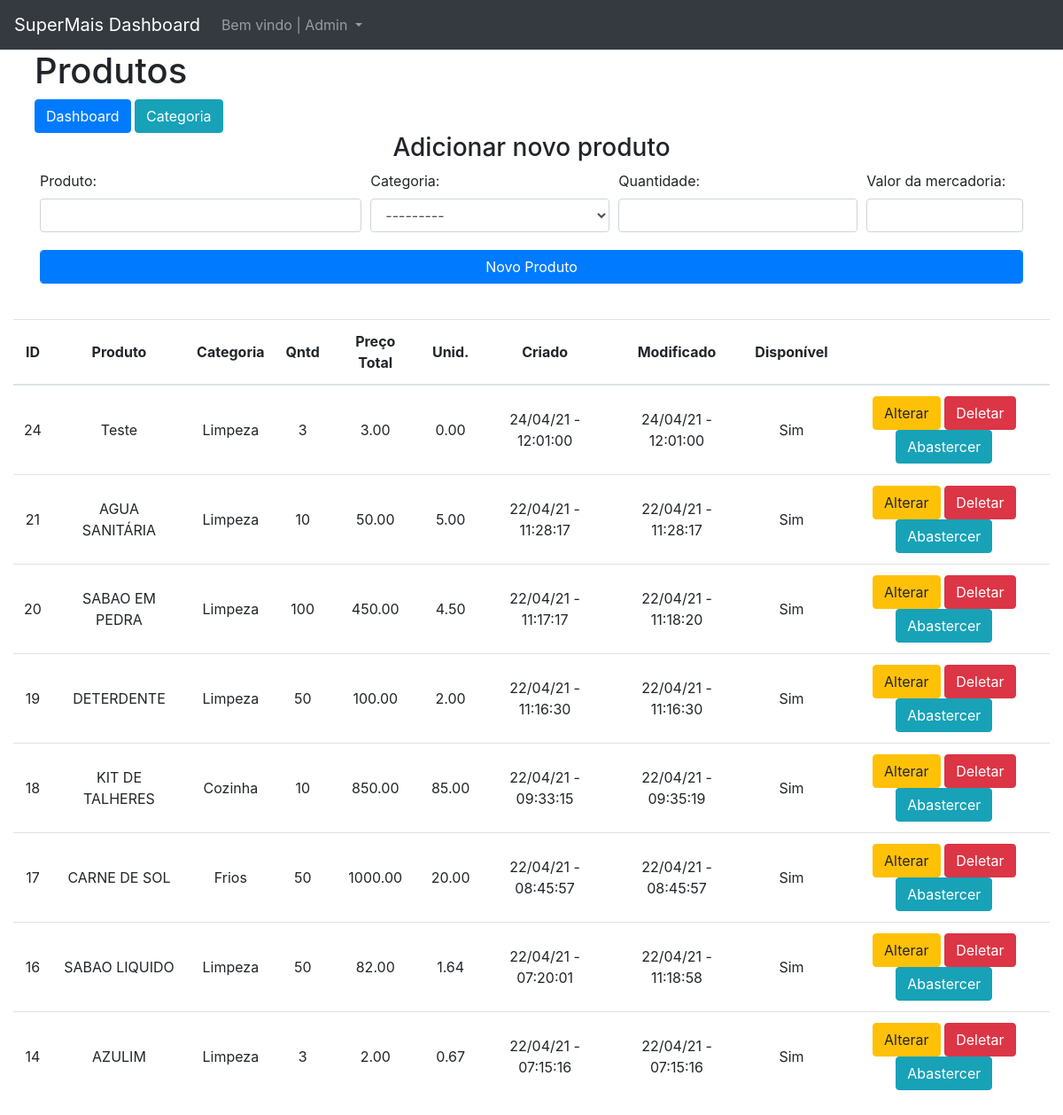
Page /dashboard/produtos/ on the earlier database version.
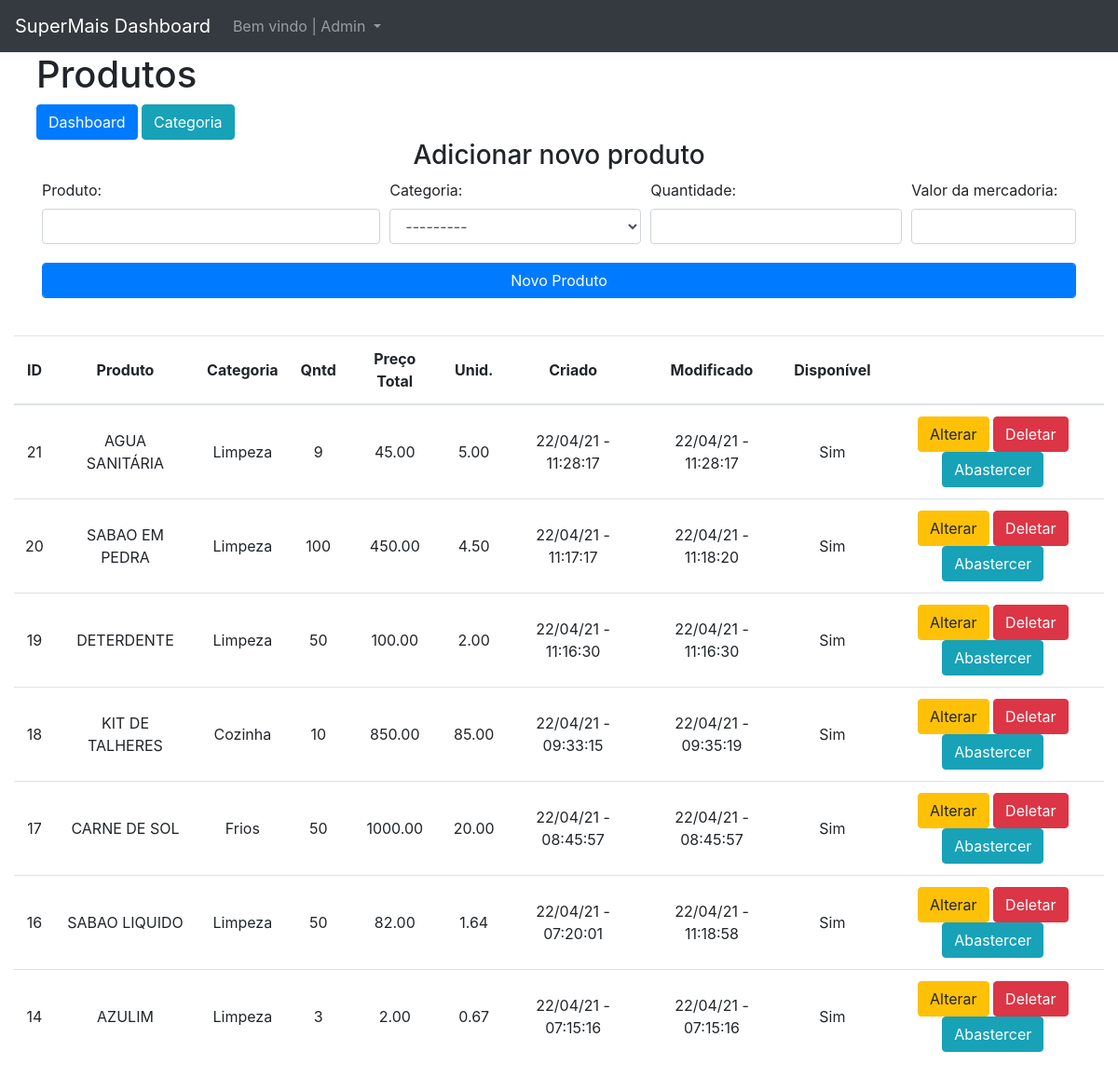
Same page on the later database version.
### dashboard/models.py (models this page shows, shortened)
class Produto(models.Model):
    categoria = models.ForeignKey(Categoria, on_delete=models.CASCADE, verbose_name='Categoria')
    nome = models.CharField(max_length=150, unique=True, blank=False, null=False, verbose_name='Produto')
    quantidade = models.IntegerField(blank=False, null=False, verbose_name='Quantidade')
    valor_pago = models.DecimalField(max_digits=6, decimal_places=2, blank=False, null=False,verbose_name='Valor Pago')
    preco_medio = models.DecimalField(default=0.00, max_digits=5, decimal_places=2, blank=False, null=False,verbose_name='Preço de Venda',editable=False)
    data_criada = models.DateTimeField(auto_now_add=True, verbose_name='Criado')
    data_modificacao = models.DateTimeField(auto_now=True,verbose_name='Modificado')
    status = models.BooleanField(default=True, auto_created=True)

class Categoria(models.Model):
    nome = models.CharField(max_length=50, blank=True, null=True, unique=True, verbose_name='Categoria')
    def __str__(self):
        return self.nome

### dashboard/views.py (the view)
# urls.py: path('produtos/', dash_produtos, name='dash_produtos'),
def dash_produtos(request):
    contexto = {}
    produtos = Produto.objects.all().order_by('-id')
    form = ProdutoForm(request.POST)
    contexto['produtos'] = produtos
    if request.method != 'POST':
        contexto['form'] = form
        return render(request, 'dashboard/produtos/dash_produtos.html', contexto)
    return render(request, 'dashboard/produtos/dash_produtos.html', contexto)

### dashboard/forms.py
class ProdutoForm(forms.ModelForm):
    class Meta:
        model = Produto
        fields = ['categoria','nome','quantidade','valor_pago']
        widgets ={
            'categoria':forms.Select(attrs={'class':'form-control mb-1'}),
            'nome':forms.TextInput(attrs={'class':'form-control mb-1'}),
            'quantidade':forms.NumberInput(attrs={'class':'form-control mb-1','min':'1', 'max':'50'}),
            'valor_pago': forms.NumberInput(attrs={'class':'form-control mb-1','step':'0.01'})
        }

### dashboard/templates/dashboard/produtos/dash_produtos.html (shortened to what the changed rows need)
{% extends 'base.html' %}
{% block main %}
<div class="container-fluid">
    <div class="row">
        <div class="col ml-4">
            <h1>Produtos</h1>
        </div>
    </div>
    <br>
    <div class="table-responsive">
        <table class="table ">
            <thead>
                <tr>
                    <th style="text-align: center; vertical-align: middle;">ID</th>
                    <th style="text-align: center; vertical-align: middle;">Produto</th>
                    <th style="text-align: center; vertical-align: middle;">Categoria</th>
                    <th style="text-align: center; vertical-align: middle;">Qntd</th>
                    <th style="text-align: center; vertical-align: middle;">Preço Total</th>
                    <th style="text-align: center; vertical-align: middle;">Unid.</th>
                    <th style="text-align: center; vertical-align: middle;">Criado</th>
                    <th style="text-align: center; vertical-align: middle;">Modificado</th>
                    <th style="text-align: center; vertical-align: middle;">Disponível</th>
                    <th></th>
                </tr>
            </thead>
            <tbody>
                {% for produto in produtos %}
                <tr>
                    <td scope="row" style="text-align: center; vertical-align: middle;">{{produto.id}}</td>
                    <td scope="col" style="text-align: center; vertical-align: middle;">{{produto.nome}}</td>
                    <td scope="col" style="text-align: center; vertical-align: middle;">{{produto.categoria}}</td>
                    <td scope="col" style="text-align: center; vertical-align: middle;">{{produto.quantidade}}</td>
                    <td scope="col" style="text-align: center; vertical-align: middle;">{{produto.valor_pago}}</td>
                    <td scope="col" style="text-align: center; vertical-align: middle;">{{produto.preco_medio}}</td>
                    <td scope="col" style="text-align: center; vertical-align: middle;">{{produto.data_criada |date:'d/m/y - h:i:s'}}</td>
                    <td scope="col" style="text-align: center; vertical-align: middle;">{{produto.data_modificacao |date:'d/m/y - h:i:s'}}</td>
                    {% if produto.status == True  %}
                    <td scope="col" style="text-align: center; vertical-align: middle;">Sim</td>
                    {% else %}
                    <td scope="col" style="text-align: center; vertical-align: middle;">Não</td>
                    {% endif %}
                    <td scope="col" style="text-align: center; vertical-align: middle;">
                        <a href="{% url 'dash_produto_update' produto.id %}" class="btn btn-warning far fa-edit" >Alterar</a>
                        <a href="{% url 'dash_produto_del' produto.id %}" class="btn btn-danger far fa-trash-alt">Deletar</a>
                        <a href="{% url 'dash_nova_carga_produto' produto.id %}" class="btn btn-info">Abastercer</a>
                    </td>
                </tr>
                {% endfor %}
            </tbody>
        </table>
    </div>
</div>
{% endblock %}

Differences in the rows shown:
removed Produto: id "24", nome "Teste", categoria "Limpeza", quantidade "3", valor_pago "3.00", preco_medio "0.00", data_criada "24/04/21 - 12:01:00", data_modificacao "24/04/21 - 12:01:00", status "Sim"
changed Produto "AGUA SANITÁRIA": quantidade "10" → "9"; valor_pago "50.00" → "45.00"
